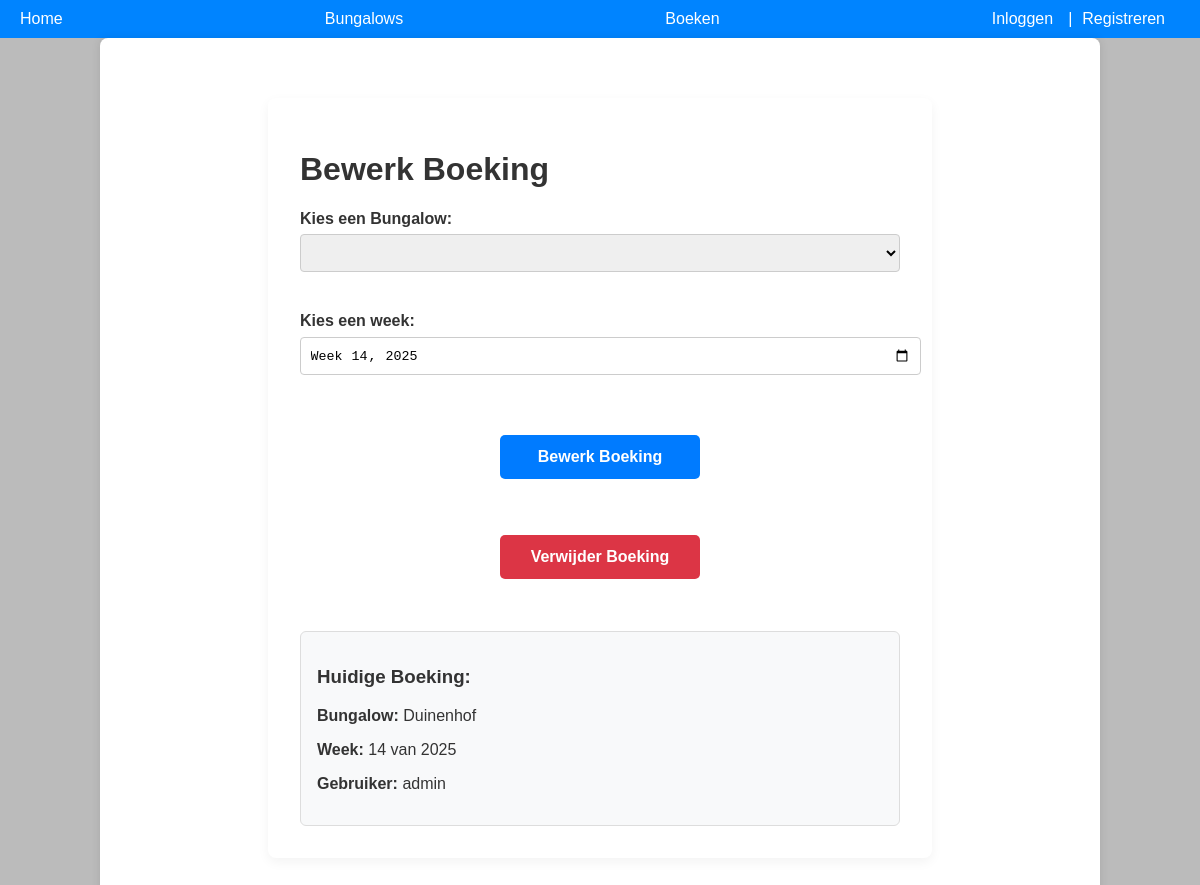
/admin/edit_booking/4, run on the app's committed database.
### models/models.py (models this page shows, shortened)
class Bungalow(db.Model):
    id = db.Column(db.Integer, primary_key=True)
    name = db.Column(db.String(100), unique=True, nullable=False)
    type_id = db.Column(db.Integer, db.ForeignKey('bungalow_type.id'), nullable=False)
    bungalow_type = db.relationship('BungalowType', backref='bungalows')

class Booking(db.Model):
    id = db.Column(db.Integer, primary_key=True)
    guest_id = db.Column(db.Integer, db.ForeignKey('guest.id'), nullable=False)
    bungalow_id = db.Column(db.Integer, db.ForeignKey('bungalow.id'), nullable=False)
    week = db.Column(db.Integer, nullable=False)  # Stores week number (1-52)
    guest = db.relationship('Guest', backref='bookings')
    bungalow = db.relationship('Bungalow', backref='bookings')

class Guest(db.Model, UserMixin):
    id = db.Column(db.Integer, primary_key=True)
    username = db.Column(db.String(80), unique=True, nullable=False)
    email = db.Column(db.String(120), unique=True, nullable=False)  # Nieuw email veld
    password = db.Column(db.String(200), nullable=False)
    is_admin = db.Column(db.Boolean, default=False)  # Veld voor adminrechten

### app.py (the view, shortened to what this page needs)
@app.route('/admin/edit_booking/<int:booking_id>', methods=['GET', 'POST'])
def edit_booking(booking_id):
    booking = Booking.query.get_or_404(booking_id)
    users = Guest.query.all()
    return render_template('edit_booking.html',bungalow=bungalows, booking=booking, users=users)

### templates/edit_booking.html (shortened to what this page needs)
{% extends 'base.html' %}
{% block content %}
<div class="edit-booking-container">
    <h1>Bewerk Boeking</h1>
    <form method="POST" class="booking-form">
        <div class="form-group">
            <label for="bungalow_id">Kies een Bungalow:</label>
            <select name="bungalow_id" id="bungalow_id" required>
            </select>
        </div>
        <div class="form-group">
            <label for="week">Kies een week:</label>
            {% set year = booking.week // 100 %}
            {% set week = booking.week % 100 %}
            {% set week_str = "{}-W{:02d}".format(year, week) %}
            <input type="week" name="week" id="week" value="{{ week_str }}" required>
        </div>
        <button type="submit" class="primary-button">Bewerk Boeking</button>
    </form>
    <form method="POST" class="delete-form">
        <button type="submit" name="delete_booking" class="danger-button">Verwijder Boeking</button>
    </form>
    <div class="current-booking-info">
        <h3>Huidige Boeking:</h3>
        <p><strong>Bungalow:</strong> {{ booking.bungalow.name }}</p>
        <p><strong>Week:</strong> {{ booking.week % 100 }} van {{ booking.week // 100 }}</p>
        <p><strong>Gebruiker:</strong> {{ booking.guest.username }}</p>
    </div>
</div>
{% endblock %}

### static/css/style.css (style rules this page uses)
body { font-family: Arial, sans-serif; margin: 0; padding: 0; background-color: #bbbbbb; color: #333; }
button { display: block; width: 200px; margin: 20px auto; padding: 10px; background-color: #276dae; color: white; border: none; cursor: pointer; font-size: 16px; border-radius: 5px; }
.form-group { margin-bottom: 1.5rem; }
.form-group label { display: block; margin-bottom: 0.5rem; font-weight: 600; }
.form-group input { width: 100%; padding: 0.6rem; border: 1px solid #ccc; border-radius: 4px; }
.booking-form { display: flex; flex-direction: column; }
.form-group label { font-weight: 600; margin-bottom: 0.5rem; display: block; }
.form-group select, .form-group input[type="week"] { width: 100%; padding: 0.6rem; border: 1px solid #ccc; border-radius: 4px; }
.edit-booking-container { max-width: 600px; margin: 40px auto; padding: 2rem; background: #fff; border-radius: 8px; box-shadow: 0 4px 12px rgba(0,0,0,0.05); }
.booking-form, .delete-form { display: flex; flex-direction: column; gap: 1rem; margin-top: 1rem; }
.form-group { display: flex; flex-direction: column; }
.form-group label { font-weight: 600; margin-bottom: 0.4rem; }
.form-group input, .form-group select { padding: 0.6rem; border: 1px solid #ccc; border-radius: 4px; }
.primary-button { padding: 0.8rem; background-color: #007bff; color: white; border: none; border-radius: 5px; font-weight: bold; cursor: pointer; transition: background-color 0.2s ease; }
.danger-button { padding: 0.8rem; background-color: #dc3545; color: white; border: none; border-radius: 5px; font-weight: bold; cursor: pointer; transition: background-color 0.2s ease; }
.current-booking-info { margin-top: 2rem; background-color: #f8f9fa; padding: 1rem; border-radius: 6px; border: 1px solid #ddd; }

### data on the page
Bungalow: bungalow.name "Duinenhof"
Booking: booking.week%100 "14", week "2025"
Guest: guest.username "admin"
